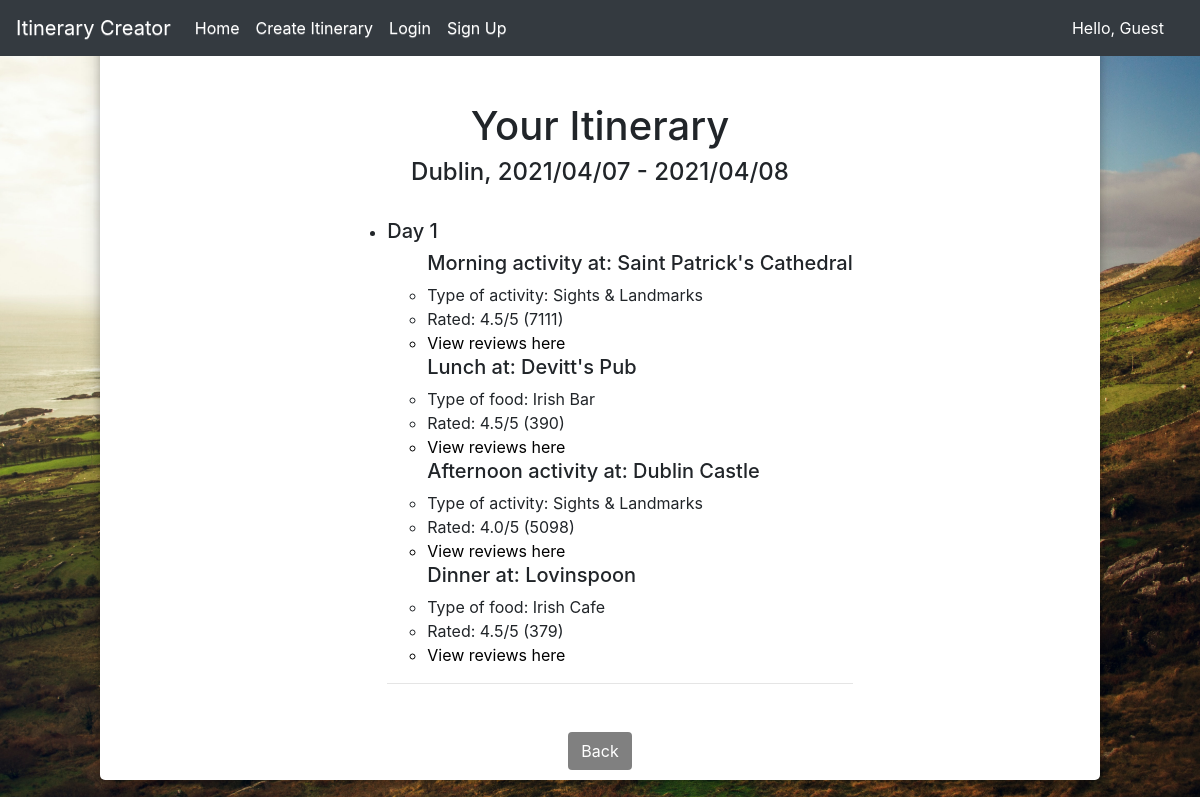
Screenshot of /view/itinerary/62/ with the database file from the repository.
### restaurants/models.py (models this page shows, shortened)
class Itinerary(models.Model):
    user = models.ForeignKey(User, on_delete=models.PROTECT, related_name='user', db_column='user')
    cases = models.ManyToManyField(Case)
    saved = models.BooleanField()
    start_date = models.CharField(max_length=10, blank=True, null=True)
    end_date = models.CharField(max_length=10, blank=True, null=True)
    location = models.CharField(max_length=200, blank=True, null=True)

class Case(models.Model):
    breakfast = models.ForeignKey(Restaurant, on_delete=models.PROTECT, related_name='breakfast', db_column='breakfast')
    morning_activity = models.ForeignKey(Attraction, on_delete=models.PROTECT, related_name='morning_activity',
                                         db_column='morning_activity')
    lunch = models.ForeignKey(Restaurant, on_delete=models.PROTECT, related_name='lunch', db_column='lunch')
    afternoon_activity = models.ForeignKey(Attraction, on_delete=models.PROTECT, related_name='afternoon_activity',
                                           db_column='afternoon_activity')
    dinner = models.ForeignKey(Restaurant, on_delete=models.PROTECT, related_name='dinner', db_column='dinner')
    location = models.CharField(max_length=20)
    types_of_food = models.CharField(max_length=200, blank=True, null=True)
    price = models.CharField(max_length=10, blank=True, null=True)
    interests = models.CharField(max_length=200, blank=True, null=True)
    time_of_year = models.IntegerField(blank=True, null=True)
    type_of_holiday = models.CharField(max_length=20, blank=True, null=True)

class Restaurant(models.Model):
    title = models.CharField(max_length=50)
    location = models.CharField(max_length=20)
    type_food = models.CharField(max_length=50)
    price = models.CharField(max_length=10)
    rating = models.FloatField()
    amount_reviews = models.IntegerField()
    review_link = models.CharField(max_length=300)

### attractions/models.py (models this page shows, shortened)
class Attraction(models.Model):
    type = models.CharField(max_length=15)
    title = models.CharField(max_length=50)
    location = models.CharField(max_length=20)
    section = models.CharField(max_length=50)
    rating = models.FloatField()
    amount_reviews = models.IntegerField()
    review_link = models.CharField(max_length=300)

### restaurants/views.py (the view)
# urls.py: path('view/itinerary/<str:itinerary_id>/', views.viewItinerary),
def viewItinerary(request, itinerary_id):
    user_itinerary = Itinerary.objects.get(id=itinerary_id)
    cases = [val for val in user_itinerary.cases.all()]
    context = {'cases': cases,
               'itinerary': user_itinerary}
    return render(request, 'restaurants/view_itinerary.html', context)

### restaurants/templates/restaurants/view_itinerary.html (shortened to what this page needs)
<!DOCTYPE html>
<html lang="en">
<head>
    <link rel="stylesheet" href="https://stackpath.bootstrapcdn.com/bootstrap/4.1.3/css/bootstrap.min.css">
	<link rel="stylesheet" href="https://use.fontawesome.com/releases/v5.6.1/css/all.css">
    <link rel="stylesheet" href="https://maxcdn.bootstrapcdn.com/bootstrap/3.3.7/css/bootstrap-theme.min.css">
</head>
<body>
    <header>
        <nav class="navbar navbar-expand-lg fixed-top navbar-dark bg-dark">
            <a class="navbar-brand" href="/home">Itinerary Creator</a>
                <div class="collapse navbar-collapse" id="navbarSupportedContent">
                    <ul class="navbar-nav mr-auto">
                        <li class="nav-item active">
                            <a class="nav-link" href="/">Home<span class="sr-only">(current)</span></a>
                        </li>
                        <li class="nav-item active">
                            <a class="nav-link" href="/location">Create Itinerary<span class="sr-only">(current)</span></a>
                        </li>
                        {% ifequal article.creator|stringformat:"AnonymousUser" request.user.username %}
                            <li class="nav-item active">
                                <a class="nav-link" href="/login">Login<span class="sr-only">(current)</span></a>
                            </li>
                            <li class="nav-item active">
                                <a class="nav-link" href="/signup">Sign Up<span class="sr-only">(current)</span></a>
                            </li>
                        {% else %}
                            <li class="nav-item active">
                                <a class="nav-link" href="/profile">Profile<span class="sr-only">(current)</span></a>
                            </li>
                        {% endifequal %}
                    </ul>
                </div>
            {% ifequal article.creator|stringformat:"AnonymousUser" request.user.username %}
                <span class="hello-msg">Hello, Guest</span>
            {% else %}
                <span class="hello-msg">Hello, {{request.user}}</span>
                <span ><a  class="hello-msg" href="/logout" style="color:white">Logout</a></span>
            {% endifequal %}
        </nav>
    </header>
    <div class="container h-100">
		<div class="d-flex justify-content-center h-100">
			<div class="user_card">
                <br><br><br>
                <center>
                    <h1>Your Itinerary</h1>
                    <h4>{{ itinerary.location }}, {{ itinerary.start_date }} - {{ itinerary.end_date }}</h4>
                </center><br>
				<div class="d-flex justify-content-center">
                    <div class="row">
                        <ul>
                          {% for case in cases %}
                            <li>
                                <h5>Day {{ forloop.counter }}</h5>
                                <ul>
                                    <h5>Morning activity at: {{ case.morning_activity.title|title}}</h5>
                                    <li>Type of activity: {{ case.morning_activity.section|title}}</li>
                                    <li>Rated: {{ case.morning_activity.rating}}/5 ({{ case.morning_activity.amount_reviews}})</li>
                                    <a href="{{ case.morning_activity.review_link}}" style="color:black"><li>View reviews here</li></a>
                                    <h5>Lunch at: {{ case.lunch.title|title}}</h5>
                                    <li>Type of food: {{ case.lunch.type_food|title}}</li>
                                    <li>Rated: {{ case.lunch.rating}}/5 ({{ case.lunch.amount_reviews}})</li>
                                    <a href="{{ case.lunch.review_link}}" style="color:black"><li>View reviews here</li></a>
                                    <h5>Afternoon activity at: {{ case.afternoon_activity.title|title}}</h5>
                                    <li>Type of activity: {{ case.afternoon_activity.section|title}}</li>
                                    <li>Rated: {{ case.afternoon_activity.rating}}/5 ({{ case.afternoon_activity.amount_reviews}})</li>
                                    <a href="{{ case.afternoon_activity.review_link}}" style="color:black"><li>View reviews here</li></a>
                                    <h5>Dinner at: {{ case.dinner.title|title}}</h5>
                                    <li>Type of food: {{ case.dinner.type_food|title}}</li>
                                    <li>Rated: {{ case.dinner.rating}}/5 ({{ case.dinner.amount_reviews}})</li>
                                    <a href="{{ case.dinner.review_link}}" style="color:black"><li>View reviews here</li></a>
                                </ul>
                            </li>
                            <hr />
                          {% endfor %}
                        </ul>
                      </div>
                </div>
                    <div class="d-flex justify-content-center mt-3 login_container">
                        <a href="/view"><input class="btn login_btn" type="button" value="Back"></a>
                    </div>
                </div>
        </div>
    </div>
</body>
</html>

### restaurants/templates/restaurants/view_itinerary.html (style rules this page uses)
body, html { margin: 0; padding: 0; height: 100%; background: url("/static/images/ireland4.jpg") fixed;; background-position: center; background-repeat: no-repeat; background-size: cover; }
.user_card { width: 1000px; margin-top: auto; margin-bottom: auto; background: #FFFFFF; position: relative; display: flex; justify-content: center; flex-direction: column; padding: 10px; box-shadow: 0 4px 8px 0 rgba(0, 0, 0, 0.2), 0 6px 20px 0 rgba(0, 0, 0, 0.19); -webkit-box-shadow: 0 4px 8px 0 rgba(0, 0, 0, 0.2), 0 6px 20px 0 rgba(0, 0, 0, 0.19); -moz-box-shadow: 0 4px 8px 0 rgba(0, 0, 0, 0.2), 0 6px 20px 0 rgba(0, 0, 0, 0.19); border-radius: 5px; }
.login_btn { width: 100%; background: #808080 !important; color: white !important; }
.login_container { padding: 0 2rem; }
.hello-msg { color: #fff; margin-right: 20px; }

### rows the page displays
Itinerary: location "Dublin", start_date "2021/04/07", end_date "2021/04/08"
Case: morning_activity "Saint Patrick's Cathedral", morning_activity.section "Sights & Landmarks", morning_activity.rating "4.5", morning_activity.amount_reviews "7111", lunch "Devitt's Pub", lunch.type_food "Irish Bar", lunch.rating "4.5", lunch.amount_reviews "390", afternoon_activity "Dublin Castle", afternoon_activity.section "Sights & Landmarks", afternoon_activity.rating "4.0", afternoon_activity.amount_reviews "5098", dinner "Lovinspoon", dinner.type_food "Irish Cafe", dinner.rating "4.5", dinner.amount_reviews "379"
